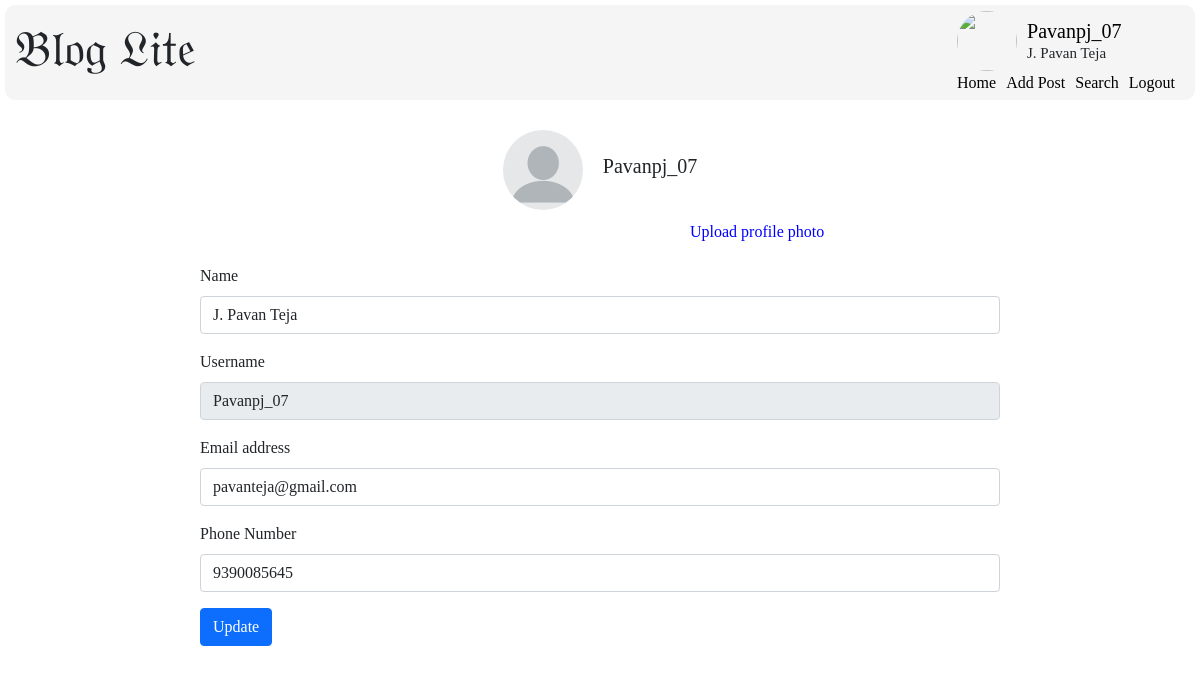
/edit_profile/Pavanpj_07 (signed in), run on the app's committed database.
### application/models.py (models this page shows)
class User(db.Model):
    __tablename__ = 'user'
    user_id = db.Column(db.Integer, autoincrement = True, primary_key = True, unique = True)
    name = db.Column(db.String, nullable = False)
    username = db.Column(db.String, nullable = False, unique = True)
    password = db.Column(db.String, nullable = False)
    email = db.Column(db.String, nullable = False, unique = True)
    mobile_number = db.Column(db.Integer, nullable = False, unique = True)
    created_date = db.Column(db.String, nullable = False)
    updated_date = db.Column(db.String, nullable = False)
    userposts = db.relationship('UserPosts', backref = 'user', lazy = True)
    profilepics = db.relationship('ProfilePics', backref = 'user', lazy = True)
    followers_list = db.relationship('Followers_List', backref = 'user', lazy = True)
    following_list = db.relationship('Following_List', backref = 'user', lazy = True)
    comments = db.relationship('Comments', backref='user', lazy = True)

### application/controllers.py (the view, shortened to what this page needs)
@app.route('/edit_profile/<username>', methods=['GET', 'POST'])
def edit_profile(username):
    if not g.user:
        return redirect(url_for('session_expired'))
    if request.method == 'GET':
        user = User.query.filter_by(username = username).first()
        profilepic = ProfilePics.query.filter_by(user_id = user.user_id).first()
        if profilepic:
            default_profilepic = False
        else:
            default_profilepic = True
        return render_template('edit_profile.html', username = username, user = user, default_profilepic = default_profilepic, name = session['fullname'])

### application/controllers.py (called while the page is built)
@app.before_request
def before_request():
    g.user = None
    if 'user' in session:
        g.user = session['user']

@app.after_request
def after_request(response):
    response.headers["Cache-Control"] = "no-cache, no-store, must-revalidate, post-check=0, pre-check=0"
    return response

### templates/edit_profile.html (shortened to what this page needs)
{% extends "base.html" %}
{% block head %}
    <link rel="stylesheet" type="text/css" href="{{ url_for('static', filename='profile.css') }}"/>
{% endblock %}
{% block content %}
<div>
    <div class="profilepic-container d-flex align-items-center justify-content-center">
    {% if default_profilepic -%}
        <img src="{{ url_for('static', filename='images/blank-profile-picture.png') }}" class="profilepic" />
    {% else -%}
        <img src="{{ url_for('renderprofilepic', username = username) }}" class="profilepic" />
    {% endif %}
    <div class="profileusername">
        <h5>{{ username }}</h5>
    </div>
</div>
<div class="editprofilepic-container">
    {% if default_profilepic -%}
        <form action="{{ url_for('uploadprofilepic', username = username) }}" method="post" enctype=multipart/form-data>
            <a href="#" class="uploadprofilepic" id="upload_link">Upload profile photo</a>
        </form>
    {% endif %}
</div>
<div class="userdata">
    <form action="{{ url_for('edit_profile', username = username) }}" method="post" enctype=multipart/form-data class="userdataform">
        <div class="mb-3">
          <label for="Name" class="form-label">Name</label>
          <input type="text" class="form-control" id="Name" name="name" value="{{ user.name }}">
        </div>
        <div class="mb-3">
            <label for="Username" class="form-label">Username</label>
            <input type="text" class="form-control" id="Username" name="username" value="{{ user.username }}" readonly>
        </div>
        <div class="mb-3">
            <label for="Email" class="form-label">Email address</label>
            <input type="email" class="form-control" id="Email" name="email" value="{{ user.email }}">
        </div>
        <div class="mb-3">
            <label for="phonenumber" class="form-label">Phone Number</label>
            <input type="text" class="form-control" id="phonenumber" name="mobile_number" value="{{ user.mobile_number }}">
        </div>
        <button type="submit" class="btn btn-primary">Update</button>
</form>
</div>
</div>
{% endblock %}

### templates/base.html (shortened to what this page needs)
<!DOCTYPE html>
<html>
<head>
    <link href="https://cdn.jsdelivr.net/npm/bootstrap@5.0.2/dist/css/bootstrap.min.css" rel="stylesheet"
>
    <link rel="stylesheet" type="text/css" href="{{ url_for('static', filename='header.css') }}"/>
    {% block head -%}{% endblock -%}
</head>
<body>
    <header>
        <div class="head-container">
            <div class="logo-container">
                <h1>𝔅𝔩𝔬𝔤 𝔏𝔦𝔱𝔢</h1>
            </div>
            <div class="profile-container">
                <div class="upper-section">
                    {% if session['default_profilepic'] %}
                        <img src="{{ url_for('static', filename='images/blank-profile-picture.png') }}" id="userProfilePic" class="user-profile-pic" />
                    {% else %}
                        <img src="{{ url_for('renderprofilepic', username = username) }}" id="userProfilePic" class="user-profile-pic" />
                    {% endif %}
                    <div id="names-container">
                        <a href="{{ url_for('profile', username = username) }}"><h5 class="user-name">{{ username }}</h5></a>
                        <p class="full-name">{{ session['fullname'] }}</p>
                    </div>
                </div>
                <div class="lower-section">
                    <a class="links-in-header" href="{{ url_for('home') }}">Home</a>
                    <a class="links-in-header" href="{{ url_for('addpost', username = username) }}">Add Post</a>
                    <a class="links-in-header" href="{{ url_for('search') }}">Search</a>
                    <a class="links-in-header" href="{{ url_for('logout') }}">Logout</a>
                </div>
            </div>
        </div>
    </header>
    <main>
        {% block content -%}{% endblock -%}
    </main>
</body>
</html>

### static/header.css (style rules this page uses)
* { font-family: poppins; }
.head-container { display: flex; flex-direction: row; justify-content: space-between; padding: 10px 10px; background-color: whitesmoke; border-radius: 10px; margin: 5px 5px; height: 95px; align-items: center; }
.logo-container h1 { font-size: 50px; }
.upper-section { display: flex; flex-direction: row; align-items: center; justify-content: start; margin-right: 50px; }
.user-profile-pic { height: 60px; width: 60px; border-radius: 50%; margin-right: 10px; }
#names-container { height: 40px; margin: 0px; }
#names-container a { text-decoration: none; color: black; }
.user-name { margin: 10px 0px 10px 0px; line-height: 1px; }
.full-name { margin: 0px 0px 0px 0px; font-size: 15px; }
.lower-section { display: flex; flex-direction: row; align-items: center; justify-content: end; }
.links-in-header { margin-right: 10px; text-decoration: none; color: black; }
.lower-section a { position: relative; color: #000; text-decoration: none; }
.lower-section a::before { content: ""; position: absolute; display: block; width: 100%; height: 2px; bottom: 0; left: 0; background-color: blue; transform: scaleX(0); transition: transform 0.3s ease; }

### static/profile.css (style rules this page uses)
main { margin: 30px 200px; }
a { text-decoration: none; color: black; }
.profilepic { height: 80px; width: 80px; border-radius: 50%; }
.profileusername { margin: 0px 0px 0px 20px; }
.editprofilepic-container { margin: 10px 0px 0px 490px; }
.updateprofilepic, .uploadprofilepic { position: relative; color: blue; text-decoration: none; }
.updateprofilepic::before, .uploadprofilepic::before { content: ""; position: absolute; display: block; width: 100%; height: 1.5px; bottom: 0; left: 0; background-color: blue; transform: scaleX(0); transition: transform 0.3s ease; }
.userdata { margin: 20px 0px 0px 0px; }

### data on the page
User: fullname "J. Pavan Teja", name "J. Pavan Teja", username "Pavanpj_07", email "pavanteja@gmail.com", mobile_number "9390085645"

### other printed values
{{ username }} "Pavanpj_07"
